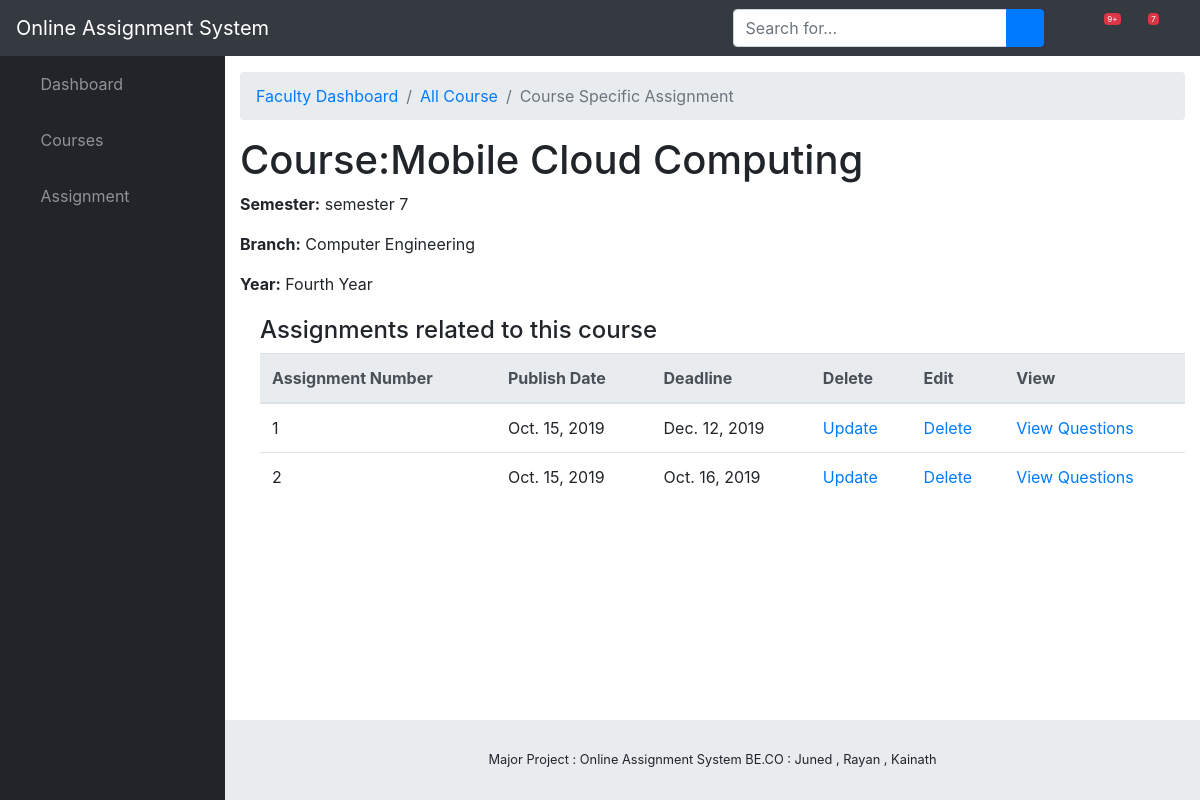
The page /assignment/course/16 on the database as committed earlier.
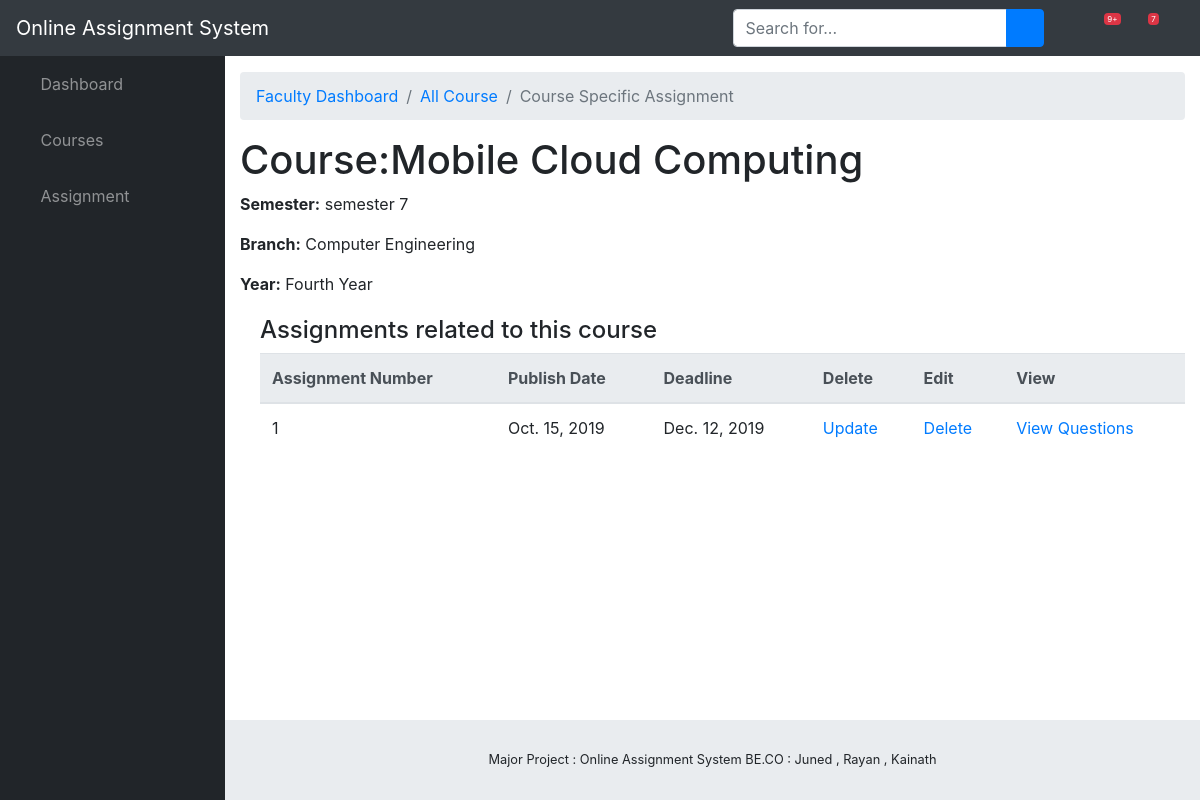
The same page on the database as committed later.
### assignment/models.py (models this page shows, shortened)
class Assignment(models.Model):
    number = models.IntegerField()
    course = models.ForeignKey(Course,on_delete = models.SET_NULL,blank=True,null=True)
    publish_date = models.DateField(auto_now_add = True)
    deadline_date = models.DateField()
    faculty = models.ForeignKey(Faculty,on_delete = models.SET_NULL,blank=True,null=True)

### assignment/views.py (the view)
# urls.py: path('course/<int:pk>', views.CourseDetailView.as_view(), name='course_detail'),
class CourseDetailView(generic.DetailView):
    model = Course
    template_name = "Faculty_Dashboard/course_detail.html"

### assignment/models.py (called while the page is built)
    def __str__(self):
        return self.year

    def __str__(self):
        return f'semester {self.sem}'

    def __str__(self):
        return self.name

### assignment/templates/Faculty_Dashboard/course_detail.html
{% extends "./base.html" %}
{% block breadcrumb%}
<li class="breadcrumb-item "><a href="{% url 'ViewCourse' %}">All Course</a></li>
<li class="breadcrumb-item active">Course Specific Assignment</li>
{%endblock%}
{% block content %}
  <h1>Course:{{course.name }}</h1>
  <p><strong>Semester:</strong> {{ course.semester }}</p>
  <p><strong>Branch:</strong> {{ course.branch }}</p>
  <p><strong>Year:</strong> {{course.year}}</p>
  <div style="margin-left:20px;margin-top:20px">
    <h4>Assignments related to this course</h4>
    {% if course.assignment_set.all %}
    <table class="table">
      <thead class="thead-light">
        <tr>
          <th scope="col">Assignment Number</th>
          <th scope="col">Publish Date</th>
          <th scope="col">Deadline</th>
          <th scope="col">Delete</th>
          <th scope="col">Edit</th>
          <th scope="col">View</th>
        </tr>
      </thead>
      <tbody>
        {% for assignment in course.assignment_set.all %}
        <tr>
          <td>{{ assignment.number }}</td>
          <td>{{ assignment.publish_date }}</td>
          <td>{{ assignment.deadline_date }}</td>
          <td> <a href="{% url 'UpdateCourseAssignment' assignment.id %}">Update</a> </td>
          <td> <a onclick="return confirm('Are you sure?');" href="{% url 'DeleteCourseAssignment' assignment.id %}">Delete</a></td>
          <td><a href="{% url 'assignment_detail'  assignment.id %}">View Questions</a></td>
        </tr>
      {% endfor %}
      </tbody>
    </table>
    {% else %}
      <p>There are no assignments added yet !</p>
    {% endif %}
  </div>
{% endblock %}

Rows that differ between the two databases and show on the page:
removed Assignment: number "2", publish_date "Oct. 15, 2019", deadline_date "Oct. 16, 2019"
